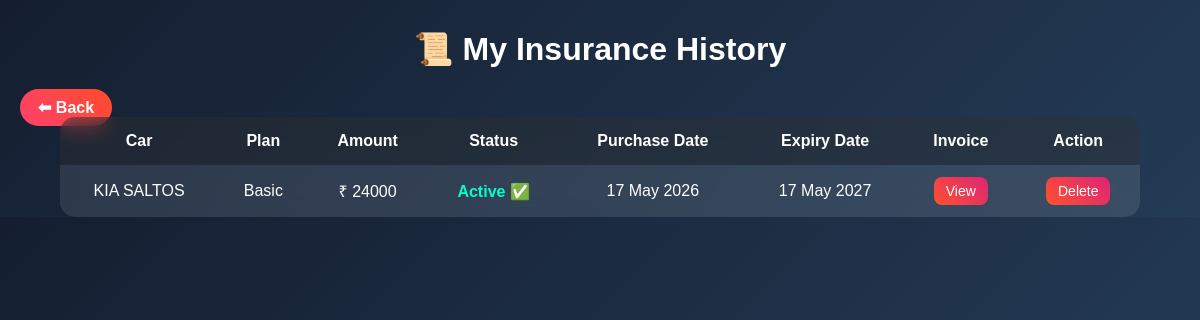
Page /core/insurance/history/ (signed in) on the committed database.
### core/models.py (models this page shows, shortened)
class Purchase(models.Model):
    user = models.ForeignKey(User, on_delete=models.CASCADE,null=True)
    car = models.ForeignKey('Car', on_delete=models.CASCADE,null=True)
    amount = models.IntegerField(null=True,blank=True)
    payment_id = models.CharField(max_length=200,null=True)
    status = models.CharField(max_length=50,null=True)
    date = models.DateTimeField(auto_now_add=True,null=True)
    is_insurance = models.BooleanField(default=False,null=True)
    insurance_plan = models.CharField(max_length=50, null=True, blank=True)
    created_at = models.DateTimeField(auto_now_add=True,null=True)
    expiry_date = models.DateField(null=True, blank=True)
    is_expired = models.BooleanField(default=False,null=True)

class Car(models.Model):
    FUEL_CHOICES = [
        ('petrol', 'Petrol'),
        ('diesel', 'Diesel'),
        ('cng', 'CNG'),
        ('electric', 'Electric'),
    ]
    TRANSMISSION_CHOICES = [
        ('manual', 'Manual'),
        ('automatic', 'Automatic'),
    ]
    MODEL_CHOICES = [
        ('EX', 'EX'),
        ('SX ', 'SX'),
        ('SX(O)', 'SX(O)'),
        ('S', 'S'),
    ]
    name = models.CharField(max_length=100)
    brand = models.CharField(max_length=100)
    model= models.CharField(max_length=100,null=True,choices=MODEL_CHOICES)
    fuel_type = models.CharField(max_length=20,null=True,choices=FUEL_CHOICES)
    price = models.IntegerField()
    mileage = models.FloatField(null=True)
    seats = models.IntegerField(null=True, blank=True)
    features = models.TextField(null=True, blank=True)
    year =models.IntegerField(null=True)
    transmission = models.CharField(max_length=20,null=True,choices=TRANSMISSION_CHOICES)
    description = models.TextField(null=True)
    image = models.ImageField(upload_to='cars/')

### core/views.py (the view)
# urls.py: path('insurance/history/', views.insurance_history, name='insurance_history'),
@login_required
def insurance_history(request):
    purchases = Purchase.objects.filter(
        user=request.user,
        is_insurance=True
    )
    for p in purchases:
        if p.expiry_date and p.expiry_date < timezone.now().date():
            if not p.is_expired:
                p.is_expired = True
                p.status = "Expired"
                p.save()
    return render(request, 'insurance/history.html', {
        'purchases': purchases
    })

### templates/insurance/history.html (shortened to what this page needs)
<!DOCTYPE html>
<html>
<head>
</head>
<body>
<h1>📜 My Insurance History</h1>
<a href="{% url 'dashboard' %}" class="back-btn">⬅ Back</a>
<div class="container">
{% if purchases %}
<table>
    <tr>
        <th>Car</th>
        <th>Plan</th>
        <th>Amount</th>
        <th>Status</th>
        <th>Purchase Date</th>
        <th>Expiry Date</th>
        <th>Invoice</th>
        <th>Action</th>
    </tr>
    {% for p in purchases %}
    <tr>
        <td>{{ p.car.name }}</td>
        <td>{{ p.insurance_plan }}</td>
        <td>₹ {{ p.amount }}</td>
        <td>
            {% if p.is_expired %}
                <span class="expired">Expired ❌</span>
            {% elif p.expiry_date %}
                {% if p.expiry_date|timeuntil <= "3 days" %}
                    <span class="warning">Expiring Soon ⚠️</span>
                {% else %}
                    <span class="active">Active ✅</span>
                {% endif %}
            {% else %}
                <span class="active">{{ p.status }}</span>
            {% endif %}
        </td>
        <td>{{ p.created_at|date:"d M Y" }}</td>
        <td>
            {% if p.expiry_date %}
                {{ p.expiry_date|date:"d M Y" }}
            {% else %}
                -
            {% endif %}
        </td>
        <td>
            <a href="{% url 'insurance_invoice' p.id %}" class="btn">
                View
            </a>
        </td>
        <td>
            <a href="{% url 'delete_insurance' p.id %}"
               class="btn delete-btn"
               onclick="return confirm('Are you sure you want to delete?')">
                Delete
            </a>
        </td>
    </tr>
    {% endfor %}
</table>
{% else %}
<div class="empty">
    🚫 No Insurance Purchased Yet
</div>
{% endif %}
</div>
</body>
</html>

### templates/insurance/history.html (style rules this page uses)
body { margin: 0; font-family: 'Poppins', sans-serif; background: linear-gradient(135deg, #141e30, #243b55); color: white; }
h1 { text-align: center; margin: 30px 0; }
.container { width: 90%; margin: auto; }
table { width: 100%; border-collapse: collapse; background: rgba(255,255,255,0.1); backdrop-filter: blur(10px); border-radius: 15px; overflow: hidden; }
th, td { padding: 15px; text-align: center; }
th { background: rgba(0,0,0,0.3); }
tr { transition: 0.3s; }
.active { color: #00ffcc; font-weight: bold; }
.btn { padding: 6px 12px; border-radius: 8px; text-decoration: none; color: white; background: linear-gradient(45deg, #ff512f, #dd2476); font-size: 14px; }
.back-btn { background: linear-gradient(45deg,#ff416c,#ff4b2b); padding:10px 18px; border-radius:20px; text-decoration:none; color:white; font-weight:bold; transition:0.3s; margin-left:20px; }

### rows in the picture
Purchase: car.name "KIA SALTOS", insurance_plan "Basic", amount "24000", is_expired "Active ✅", created_at "17 May 2026", expiry_date "17 May 2027"
